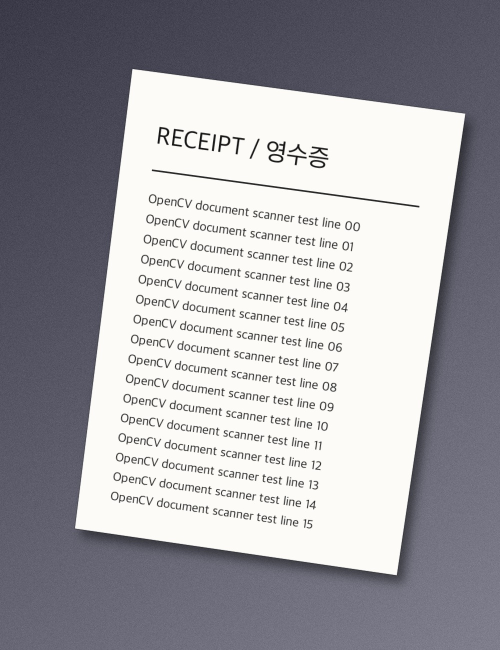
#> input picture src/opencv/doc_scanner/samples/case_a_slight_tilt.jpg, 1000 x 1300 px (shown at 1/2 size); its folder holds 2 pictures in this run
$ python verify.py
#> lines starting #> are read from the running program, lines starting #| are printed output that depends on the picture; after the words box and inside, x2 and y2 are one past the last pixel; in counts of white or black regions, pixels touching at a corner belong together
### src/opencv/doc_scanner/scan.py
"""문서 스캐너 — 종이 사진에서 4개 모서리를 찾아 원근 보정한다.

파이프라인:
    그레이스케일 → 블러 → Canny 엣지 → findContours
    → 면적 최대 4각형(approxPolyDP) → getPerspectiveTransform → warpPerspective

딥러닝 없이 OpenCV 고전 기법만 사용한다.
"""

import argparse
import sys
from dataclasses import dataclass
from pathlib import Path

import cv2
import numpy as np

# 엣지 검출은 축소 이미지에서 수행한다 (속도 + 잡은 노이즈 억제).
# 찾은 꼭짓점은 원본 좌표로 되돌려 원본 해상도로 보정한다.
DETECT_WIDTH = 600

# 문서 후보 4각형이 전체 이미지에서 차지해야 하는 최소 면적 비율.
# 이보다 작으면 문서가 아니라 이미지 안의 작은 사각형(로고·표 등)으로 본다.
MIN_AREA_RATIO = 0.15


@dataclass
class ScanResult:
    """스캔 단계별 결과 (시각화 + 검증용)."""
    original: np.ndarray          # 원본 이미지
    edges: np.ndarray             # Canny 엣지 맵 (원본 크기로 확대)
    quad: np.ndarray              # 검출된 문서 4각형 (원본 좌표, TL·TR·BR·BL 순)
    warped: np.ndarray            # 원근 보정 결과
    used_fallback: bool           # 4각형 검출 실패로 전체 이미지를 쓴 경우 True
    note: str                     # 사람이 읽을 상태 메시지


def order_points(pts: np.ndarray) -> np.ndarray:
    """4개 점을 좌상단→우상단→우하단→좌하단 순으로 정렬한다.

    findContours가 주는 점 순서는 보장되지 않으므로,
    정렬 없이 getPerspectiveTransform에 넣으면 결과가 뒤집히거나 대각으로 꼬인다.

    판별 근거:
        x+y 최소 = 좌상단, 최대 = 우하단
        y-x 최소 = 우상단, 최대 = 좌하단
    """
    pts = pts.reshape(4, 2).astype(np.float32)
    rect = np.zeros((4, 2), dtype=np.float32)

    s = pts.sum(axis=1)
    rect[0] = pts[np.argmin(s)]   # TL
    rect[2] = pts[np.argmax(s)]   # BR

    diff = np.diff(pts, axis=1).ravel()   # y - x
    rect[1] = pts[np.argmin(diff)]        # TR
    rect[3] = pts[np.argmax(diff)]        # BL

    # 같은 점이 두 번 배정되면 정렬이 실패한 것 — 조용히 넘기지 않는다.
    if len(np.unique(rect, axis=0)) != 4:
        raise ValueError(
            "꼭짓점 정렬 실패: 4각형이 지나치게 회전(45° 이상)했거나 뒤틀렸습니다."
        )
    return rect


def detect_edges(image: np.ndarray) -> np.ndarray:
    """그레이스케일 → 가우시안 블러 → Canny 엣지 검출."""
    gray = cv2.cvtColor(image, cv2.COLOR_BGR2GRAY) if image.ndim == 3 else image.copy()
    blurred = cv2.GaussianBlur(gray, (5, 5), 0)

    # 조명·대비가 이미지마다 달라 고정 임계값은 잘 깨진다.
    # 밝기 중앙값 기준 자동 임계값(auto-Canny)으로 잡는다.
    median = float(np.median(blurred))
    lower = int(max(0, 0.66 * median))
    upper = int(min(255, 1.33 * median))
    edges = cv2.Canny(blurred, lower, upper)

    # 종이 경계가 조명 때문에 끊기면 contour가 닫히지 않아 4각형을 못 찾는다.
    # 살짝 팽창시켜 틈을 메운다.
    edges = cv2.dilate(edges, np.ones((3, 3), np.uint8), iterations=1)
    return edges


def find_document_quad(edges: np.ndarray, image_area: float) -> np.ndarray | None:
    """엣지 맵에서 문서로 볼 만한 가장 큰 4각형을 찾는다. 없으면 None."""
    contours, _ = cv2.findContours(edges, cv2.RETR_LIST, cv2.CHAIN_APPROX_SIMPLE)
    contours = sorted(contours, key=cv2.contourArea, reverse=True)[:5]

    for contour in contours:
        peri = cv2.arcLength(contour, closed=True)
        # epsilon = 둘레의 2% — 종이의 미세한 굴곡은 무시하고 직선으로 근사
        approx = cv2.approxPolyDP(contour, 0.02 * peri, closed=True)

        if len(approx) != 4:
            continue
        if cv2.contourArea(approx) < MIN_AREA_RATIO * image_area:
            continue
        if not cv2.isContourConvex(approx):
            continue
        return approx

    return None


def estimate_aspect_ratio(quad: np.ndarray, image_shape: tuple) -> float | None:
    """원근 투영된 4각형에서 원래 직사각형의 종횡비(가로/세로)를 복원한다.

    '긴 변을 쓴다'는 흔한 휴리스틱은 원근이 강하면 크게 틀린다.
    카메라에 가까운 변이 실제보다 길게 찍히기 때문이다.

    대신 소실점을 쓴다. 마주보는 변 두 쌍을 각각 연장해 만나는 두 소실점은
    3D 공간에서 서로 직교하는 두 방향을 가리킨다. 이 직교 조건이
    카메라 초점거리 f에 대한 방정식을 하나 주고, f를 알면 종횡비가 나온다.
    (Zhang & He, "Whiteboard scanning and image enhancement", 2006)

    추정이 불안정한 경우(변이 거의 평행 = 정면 촬영, f² ≤ 0 등)에는
    None을 반환해 호출측이 기존 휴리스틱을 쓰도록 한다.
    """
    h, w = image_shape[:2]
    u0, v0 = w / 2.0, h / 2.0          # 주점 = 이미지 중심으로 가정
    diagonal = float(np.hypot(w, h))

    tl, tr, br, bl = [np.array([p[0], p[1], 1.0]) for p in quad]

    # 가로 방향 두 변(상·하)의 교점, 세로 방향 두 변(좌·우)의 교점
    vp_h = np.cross(np.cross(tl, tr), np.cross(bl, br))
    vp_v = np.cross(np.cross(tl, bl), np.cross(tr, br))

    points = []
    for vp in (vp_h, vp_v):
        if abs(vp[2]) < 1e-9:
            return None                # 완전 평행 → 소실점이 무한대
        p = vp[:2] / vp[2]
        # 소실점이 지나치게 멀면 좌표 오차가 증폭돼 f 추정이 신뢰할 수 없다
        if np.hypot(p[0] - u0, p[1] - v0) > 50 * diagonal:
            return None
        points.append(p)

    p_h, p_v = points
    # 두 방향의 직교 조건에서 유도: f² = -[(x1-u0)(x2-u0) + (y1-v0)(y2-v0)]
    f_squared = -((p_h[0] - u0) * (p_v[0] - u0) + (p_h[1] - v0) * (p_v[1] - v0))
    if f_squared <= 0:
        return None                    # 물리적으로 불가능한 해 → 추정 포기

    f = np.sqrt(f_squared)
    k_inv = np.array([[1 / f, 0, -u0 / f], [0, 1 / f, -v0 / f], [0, 0, 1]])

    # 단위 정사각형 → 검출 4각형 호모그래피의 두 열이 가로·세로 축에 대응한다
    unit = np.array([[0, 0], [1, 0], [1, 1], [0, 1]], dtype=np.float32)
    homography = cv2.getPerspectiveTransform(unit, quad.astype(np.float32))
    axis_w = k_inv @ homography[:, 0]
    axis_h = k_inv @ homography[:, 1]

    denominator = np.linalg.norm(axis_h)
    if denominator < 1e-9:
        return None
    aspect = float(np.linalg.norm(axis_w) / denominator)

    # 종이로 볼 수 없는 극단값은 추정 실패로 간주
    return aspect if 0.05 < aspect < 20.0 else None


def four_point_transform(image: np.ndarray, quad: np.ndarray) -> np.ndarray:
    """정렬된 4각형을 직사각형으로 펴서 반환한다."""
    tl, tr, br, bl = quad

    # 마주보는 두 변 중 긴 쪽을 출력 크기로 잡는다 (원근으로 짧아진 쪽 기준이면 찌그러짐)
    width = max(np.linalg.norm(br - bl), np.linalg.norm(tr - tl))
    height = max(np.linalg.norm(tr - br), np.linalg.norm(tl - bl))

    # 소실점으로 진짜 종횡비를 복원할 수 있으면 그 비율을 따른다.
    # 출력 픽셀 수는 위 휴리스틱 크기와 비슷하게 유지한다.
    aspect = estimate_aspect_ratio(quad, image.shape)
    if aspect is not None:
        area = width * height
        height = np.sqrt(area / aspect)
        width = aspect * height

    out_w, out_h = max(int(round(width)), 1), max(int(round(height)), 1)

    dst = np.array(
        [[0, 0], [out_w - 1, 0], [out_w - 1, out_h - 1], [0, out_h - 1]],
        dtype=np.float32,
    )
    matrix = cv2.getPerspectiveTransform(quad, dst)
    return cv2.warpPerspective(image, matrix, (out_w, out_h))


def scan(image: np.ndarray, strict: bool = False) -> ScanResult:
    """문서 스캔 파이프라인 전체를 실행한다.

    strict=True 이면 4각형 검출 실패 시 예외를 던진다.
    strict=False(기본) 이면 이미지 전체를 문서로 간주하는 폴백을 쓰되,
    ScanResult.used_fallback=True 로 명시한다.
    """
    h, w = image.shape[:2]
    scale = DETECT_WIDTH / w
    small = cv2.resize(image, (DETECT_WIDTH, max(int(round(h * scale)), 1)))

    edges_small = detect_edges(small)
    quad_small = find_document_quad(edges_small, float(small.shape[0] * small.shape[1]))

    edges = cv2.resize(edges_small, (w, h), interpolation=cv2.INTER_NEAREST)

    if quad_small is None:
        message = (
            "문서 4각형을 찾지 못했습니다. "
            "(종이 경계가 배경과 충분히 대비되지 않거나, 모서리가 화면 밖으로 잘렸을 수 있습니다)"
        )
        if strict:
            raise ValueError(message)
        # 폴백: 이미지 전체를 문서로 간주 — 보정 없이 원본을 그대로 돌려준다
        full = np.array([[0, 0], [w - 1, 0], [w - 1, h - 1], [0, h - 1]], dtype=np.float32)
        return ScanResult(
            original=image,
            edges=edges,
            quad=full,
            warped=image.copy(),
            used_fallback=True,
            note=f"{message} → 폴백: 원근 보정 없이 원본 전체를 출력합니다.",
        )

    # 축소 좌표에서 찾은 꼭짓점을 원본 해상도로 되돌린다
    quad = order_points(quad_small.astype(np.float32) / scale)
    warped = four_point_transform(image, quad)

    return ScanResult(
        original=image,
        edges=edges,
        quad=quad,
        warped=warped,
        used_fallback=False,
        note=f"문서 4각형 검출 성공 → 보정 결과 {warped.shape[1]}x{warped.shape[0]}px",
    )


# [64 lines left out: functions make_visualization, main, not called in this run]


# [2 lines that do not run on import are left out]

### src/opencv/doc_scanner/verify.py
"""합성 이미지로 스캐너를 채점한다.

두 가지를 수치로 잰다.
    1) 꼭짓점 오차 — 검출한 4점이 정답 4점에서 몇 px 벗어났는가 (대각선 대비 %)
    2) 종횡비 오차 — 보정 결과의 w/h가 원래 종이의 w/h에서 몇 % 벗어났는가

주의: 이 채점은 합성 이미지에 대한 것이다. 실제 스마트폰 사진의 성능을 뜻하지 않는다.
"""

import json
import sys
from pathlib import Path

import cv2
import numpy as np

from scan import order_points, scan

# 합격선 — 합성 이미지 기준의 자체 기준선이며 업계 표준이 아니다
CORNER_TOL_PCT = 1.0    # 이미지 대각선의 1% 이내
ASPECT_TOL_PCT = 10.0   # 종횡비 상대오차 10% 이내


def evaluate(case_name: str, meta: dict, samples_dir: Path) -> dict:
    image = cv2.imread(str(samples_dir / meta["image"]))
    if image is None:
        raise FileNotFoundError(samples_dir / meta["image"])

    result = scan(image)

    gt = order_points(np.array(meta["gt_corners_tl_tr_br_bl"], dtype=np.float32))
    per_corner = np.linalg.norm(result.quad - gt, axis=1)
    diagonal = float(np.hypot(*image.shape[:2]))

    true_aspect = meta["true_aspect_w_over_h"]
    got_aspect = result.warped.shape[1] / result.warped.shape[0]

    # 비교용 baseline: 소실점 보정 없이 '긴 변을 쓴다'는 흔한 휴리스틱만 적용한 경우
    tl, tr, br, bl = result.quad
    base_w = max(np.linalg.norm(br - bl), np.linalg.norm(tr - tl))
    base_h = max(np.linalg.norm(tr - br), np.linalg.norm(tl - bl))
    base_aspect = float(base_w / base_h)

    corner_pct = float(per_corner.mean()) / diagonal * 100
    aspect_pct = abs(got_aspect - true_aspect) / true_aspect * 100

    return {
        "case": case_name,
        "detected": not result.used_fallback,
        "corner_err_px_mean": float(per_corner.mean()),
        "corner_err_px_max": float(per_corner.max()),
        "corner_err_pct_of_diagonal": corner_pct,
        "true_aspect": true_aspect,
        "recovered_aspect": got_aspect,
        "aspect_err_pct": aspect_pct,
        "baseline_maxedge_aspect": base_aspect,
        "baseline_maxedge_err_pct": abs(base_aspect - true_aspect) / true_aspect * 100,
        "warped_size": [result.warped.shape[1], result.warped.shape[0]],
        "pass": (not result.used_fallback
                 and corner_pct <= CORNER_TOL_PCT
                 and aspect_pct <= ASPECT_TOL_PCT),
    }


def main() -> int:
    samples_dir = Path(__file__).parent / "samples"
    manifest_path = samples_dir / "ground_truth.json"
    if not manifest_path.exists():
        print("먼저 `python make_test_images.py`로 합성 이미지를 만드세요.", file=sys.stderr)
        return 1

    manifest = json.loads(manifest_path.read_text(encoding="utf-8"))
#> (reads src/opencv/doc_scanner/samples/ground_truth.json from the repository)
    rows = [evaluate(name, meta, samples_dir) for name, meta in manifest.items()]
#> in evaluate, image is the input picture: shape (1300, 1000, 3); mean B, G, R 165.9, 160.4, 161.4
#> in detect_edges, `blurred = cv2.GaussianBlur(gray, (5, 5), 0)`:
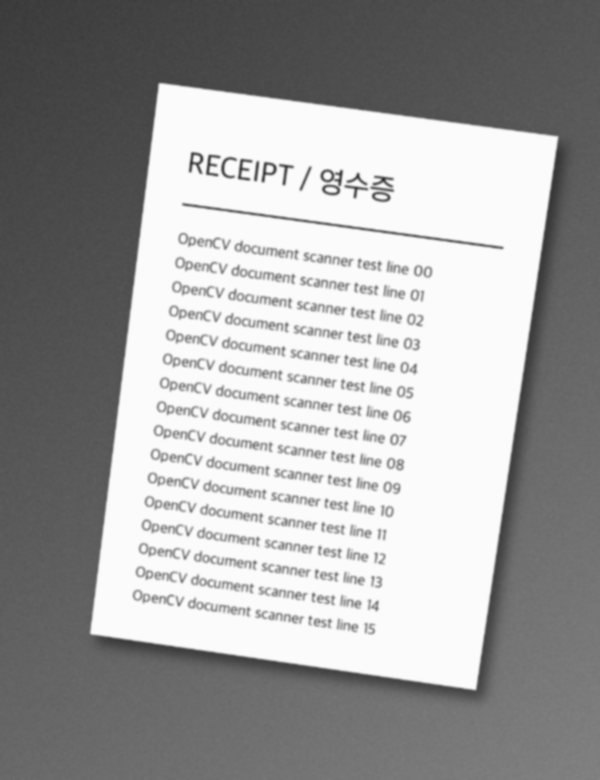
#> blurred: shape (780, 600); min 44, max 252, mean 161.4
#> in detect_edges, `median = float(np.median(blurred))`: median = 121
#> in detect_edges, `lower = int(max(0, 0.66 * median))`: lower = 79
#> in detect_edges, `upper = int(min(255, 1.33 * median))`: upper = 160
#> in detect_edges, `edges = cv2.Canny(blurred, lower, upper)`:
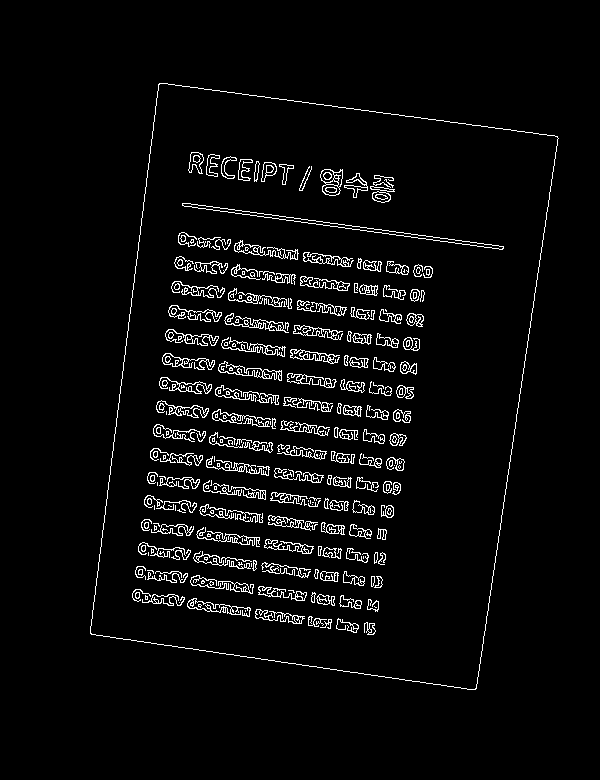
#> edges: shape (780, 600); 4.3% white in thin lines or dots, all inside (x1, y1, x2, y2) = (90, 83, 559, 690)
#> in detect_edges, `edges = cv2.dilate(edges, np.ones((3, 3), np.uint8), iterations=1)`:
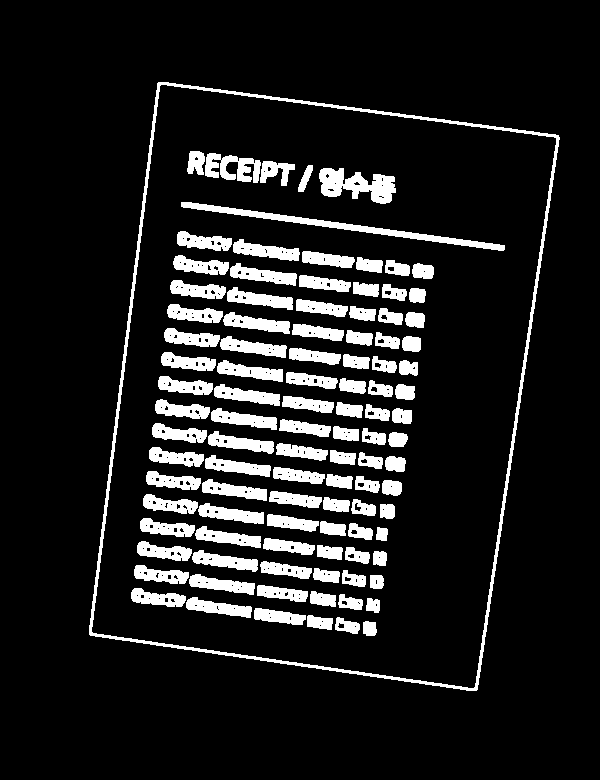
#> edges: shape (780, 600); 12% white; 103 white regions
#> in find_document_quad, `contours, _ = cv2.findContours(edges, cv2.RETR_LIST, cv2.CHAIN_APPROX_..`: contours = 428 contours, 308 with area under 20; largest, box (x1, y1, x2, y2) and area: (89, 82, 560, 691) 223296, (91, 84, 557, 689) 218996, (181, 202, 505, 251) 1698, (319, 168, 396, 204) 1497, (205, 153, 261, 183) 818
#> in find_document_quad, `contours = sorted(contours, key=cv2.contourArea, reverse=True)[:5]`: contours = 5 contours; box (x1, y1, x2, y2) and area: (89, 82, 560, 691) 223296, (91, 84, 557, 689) 218996, (181, 202, 505, 251) 1698, (319, 168, 396, 204) 1497, (205, 153, 261, 183) 818
#> the loop in find_document_quad, `for contour in contours:` made 1 pass
#> (peri, approx) on pass 1: (2002.5, [[158, 82], [89, 634], [476, 690], [558, 135]])
#> in scan, `quad_small = find_document_quad(edges_small, float(small.shape[0] * sm..`: quad_small = [[158, 82], [89, 634], [476, 690], [558, 135]]
#> in scan, `edges = cv2.resize(edges_small, (w, h), interpolation=cv2.INTER_NEAREST)`:
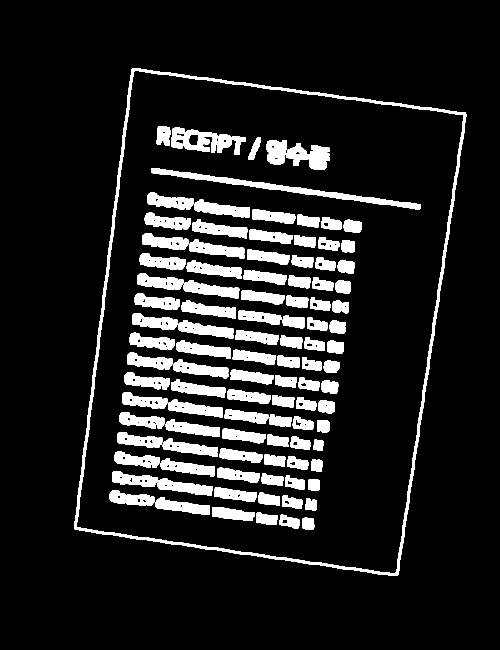
#> edges: shape (1300, 1000) (shown at 1/2 size); 12% white; 103 white regions, largest, box (x1, y1, x2, y2) and area: (149, 137, 934, 1152) 17218, (302, 337, 842, 419) 5625, (532, 280, 660, 340) 4451
#> in order_points, `pts = pts.reshape(4, 2).astype(np.float32)`: pts = [[263.3, 136.7], [148.3, 1056.7], [793.3, 1150], [930, 225]]
#> in order_points, `s = pts.sum(axis=1)`: s = [400, 1205, 1943.3, 1155]
#> in order_points, `diff = np.diff(pts, axis=1).ravel()`: diff = [-126.7, 908.3, 356.7, -705]
#> in scan, `quad = order_points(quad_small.astype(np.float32) / scale)`: quad = [[263.3, 136.7], [930, 225], [793.3, 1150], [148.3, 1056.7]]
#> in four_point_transform, `tl, tr, br, bl = quad`: tl = [263.3, 136.7]; tr = [930, 225]; br = [793.3, 1150]; bl = [148.3, 1056.7]
#> in four_point_transform, `width = max(np.linalg.norm(br - bl), np.linalg.norm(tr - tl))`: width = 672.5
#> in four_point_transform, `height = max(np.linalg.norm(tr - br), np.linalg.norm(tl - bl))`: height = 935
#> in estimate_aspect_ratio, `tl, tr, br, bl = [np.array([p[0], p[1], 1.0]) for p in quad]`: tl = [263.3, 136.7, 1]; tr = [930, 225, 1]; br = [793.3, 1150, 1]; bl = [148.3, 1056.7, 1]
#> in estimate_aspect_ratio, `vp_h = np.cross(np.cross(tl, tr), np.cross(bl, br))`: vp_h = [-401373734.9, -52647981.2, 5247.3]
#> in estimate_aspect_ratio, `vp_v = np.cross(np.cross(tl, bl), np.cross(tr, br))`: vp_v = [-67207272.6, 581085364.1, 19358.3]
#> the loop in estimate_aspect_ratio, `for vp in (vp_h, vp_v):` made 2 passes
#> (vp, p) on passes 1 to 2: ([-401373734.9, -52647981.2, 5247.3], [-76492.2, -10033.4]), ([-67207272.6, 581085364.1, 19358.3], [-3471.8, 30017.4])
#> after the loop in estimate_aspect_ratio, `for vp in (vp_h, vp_v):`: points = [[-76492.2, -10033.4], [-3471.8, 30017.4]]
#> in estimate_aspect_ratio, `p_h, p_v = points`: p_h = [-76492.2, -10033.4]; p_v = [-3471.8, 30017.4]
#> in estimate_aspect_ratio, `f_squared = -((p_h[0] - u0) * (p_v[0] - u0) + (p_h[1] - v0) * (p_v[1] ..`: f_squared = 7950483.3
#> in estimate_aspect_ratio, `f = np.sqrt(f_squared)`: f = 2819.7
#> in estimate_aspect_ratio, `k_inv = np.array([[1 / f, 0, -u0 / f], [0, 1 / f, -v0 / f], [0, 0, 1]])`: k_inv = [[0.000355, 0, -0.177], [0, 0.000355, -0.231], [0, 0, 1]]
#> in estimate_aspect_ratio, `homography = cv2.getPerspectiveTransform(unit, quad.astype(np.float32))`: homography = [[658.7, -110.3, 263.3], [86.4, 953.6, 136.7], [-0.00861, 0.0318, 1]]
#> in estimate_aspect_ratio, `axis_w = k_inv @ homography[:, 0]`: axis_w = [0.235, 0.0326, -0.00861]
#> in estimate_aspect_ratio, `axis_h = k_inv @ homography[:, 1]`: axis_h = [-0.0447, 0.331, 0.0318]
#> in estimate_aspect_ratio, `denominator = np.linalg.norm(axis_h)`: denominator = 0.335
#> in estimate_aspect_ratio, `aspect = float(np.linalg.norm(axis_w) / denominator)`: aspect = 0.708
#> in four_point_transform, `area = width * height`: area = 628809.1
#> in four_point_transform, `height = np.sqrt(area / aspect)`: height = 942.3
#> in four_point_transform, `width = aspect * height`: width = 667.3
#> in four_point_transform, `out_w, out_h = max(int(round(width)), 1), max(int(round(height)), 1)`: out_w = 667; out_h = 942
#> in four_point_transform, `dst = np.array( [[0, 0], [out_w - 1, 0], [out_w - 1, out_h - 1], [0, o..`: dst = [[0, 0], [666, 0], [666, 941], [0, 941]]
#> in four_point_transform, `matrix = cv2.getPerspectiveTransform(quad, dst)`: matrix = [[0.992, 0.124, -278], [-0.129, 0.975, -99.27], [1.72e-05, -3.13e-05, 1]]
#> in four_point_transform, `return cv2.warpPerspective(image, matrix, (out_w, out_h))`:
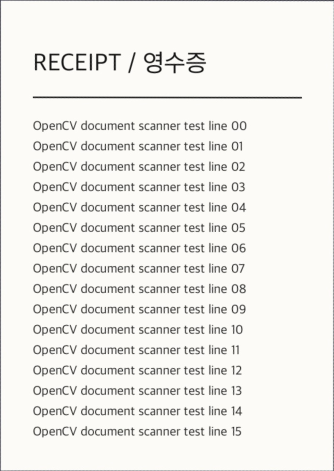
#> returned value: shape (942, 667, 3) (shown at 1/2 size); mean of channels 0, 1, 2 234.5, 238.2, 239.2; drawn as B, G, R
#> in evaluate, `per_corner = np.linalg.norm(result.quad - gt, axis=1)`: per_corner = [1.55, 1.98, 0.427, 1.27]
#> in evaluate, `tl, tr, br, bl = result.quad`: tl = [263.3, 136.7]; tr = [930, 225]; br = [793.3, 1150]; bl = [148.3, 1056.7]
#> in evaluate, `base_w = max(np.linalg.norm(br - bl), np.linalg.norm(tr - tl))`: base_w = 672.5
#> in evaluate, `base_h = max(np.linalg.norm(tr - br), np.linalg.norm(tl - bl))`: base_h = 935
#> in evaluate, `base_aspect = float(base_w / base_h)`: base_aspect = 0.719
#> in evaluate, `corner_pct = float(per_corner.mean()) / diagonal * 100`: corner_pct = 0.0798
#> call 2 of evaluate, with case_name = 'case_b_strong_perspective'
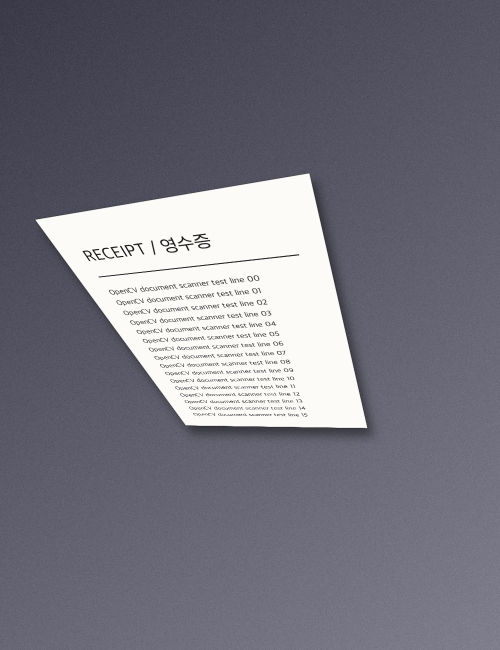
#> input picture src/opencv/doc_scanner/samples/case_b_strong_perspective.jpg, 1000 x 1300 px (shown at 1/2 size)
#> in evaluate, image is the input picture: shape (1300, 1000, 3); mean B, G, R 127.9, 117, 118
#> call 2 of scan, with strict = False
#> in scan (call 2), `small = cv2.resize(image, (DETECT_WIDTH, max(int(round(h * scale)), 1)))`:
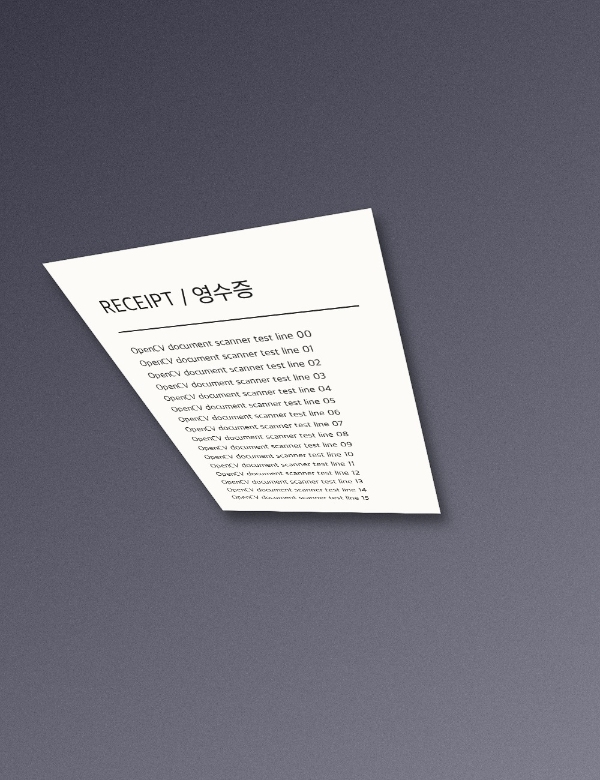
#> small: shape (780, 600, 3); mean B, G, R 127.9, 117, 117.9
#> (the rest of the program and of its run is left out)
